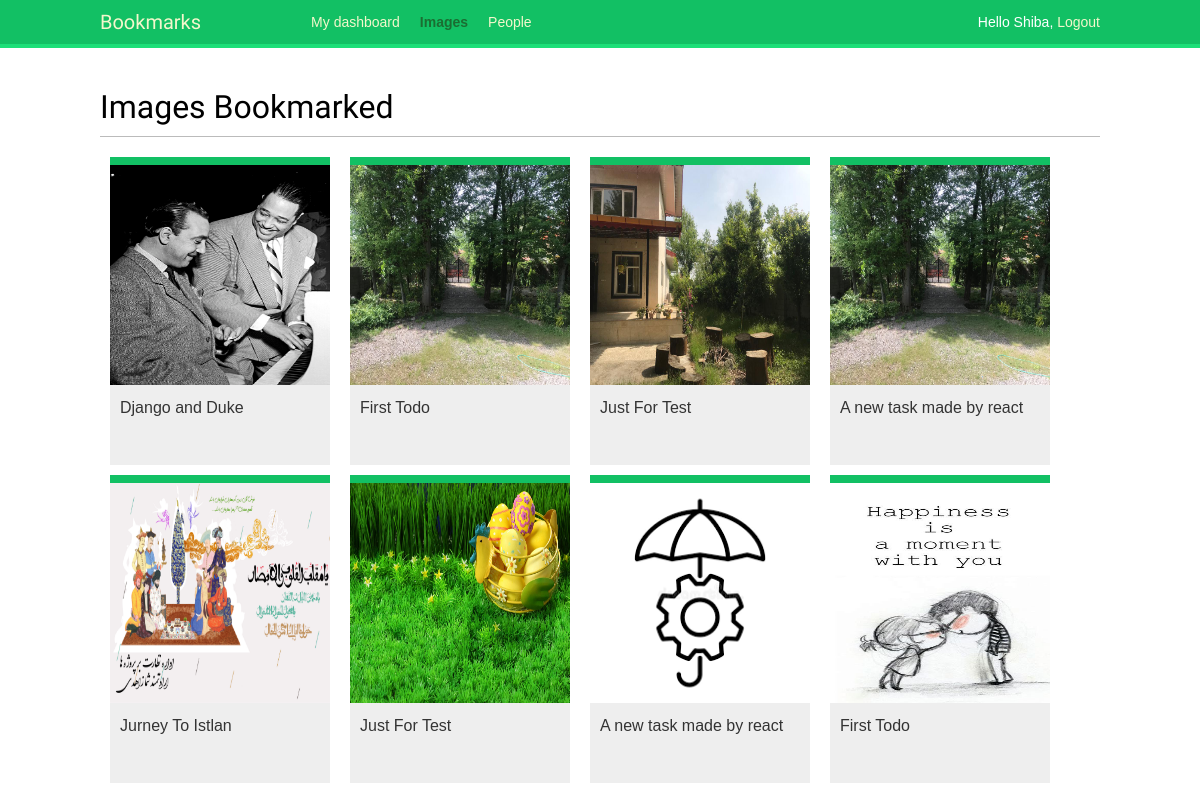
Page /images/ (signed in) on the committed database.
### images/models.py (models this page shows, shortened)
class Image(models.Model):
    user = models.ForeignKey(settings.AUTH_USER_MODEL,
                             related_name='images_created',
                             on_delete=models.CASCADE)
    title = models.CharField(max_length=200)
    slug = models.SlugField(max_length=200, blank=True)
    url = models.URLField()
    image = models.ImageField(upload_to='images/%Y/%m/%d/')
    description = models.TextField(blank=True)
    created = models.DateField(auto_now_add=True, db_index=True)
    users_like = models.ManyToManyField(settings.AUTH_USER_MODEL,
                                        related_name='images_liked',
                                        blank=True)
    def get_absolute_url(self):
        return reverse("images:detail", args=[self.id, self.slug])

### images/views.py (the view)
# urls.py: path('', views.image_list, name='list')
@login_required
def image_list(request):
    images = Image.objects.all()
    paginator = Paginator(images, 8)
    page = request.GET.get('page')
    print(page)
    try:
        images = paginator.page(page)
    except PageNotAnInteger:
        images = paginator.page(1)
    except EmptyPage:
        if request.is_ajax():
            return HttpResponse('')
        images = paginator.page(paginator.num_pages)
    if request.is_ajax():
        return render(request, 'images/image/list_ajax.html',
                      {
                          'section':'images',
                          'images' : images
                      })
    return render(request, 'images/image/list.html',
                  {
                      'section':'images',
                      'images':images
                  })

### images/templates/images/image/list.html (shortened to what this page needs)
{% extends 'base.html' %}
{% block content %}
    <h1>Images Bookmarked</h1>
    <div id="image-list">
        {% include "images/image/list_ajax.html" %}
    </div>
{% endblock  %}

### account/templates/base.html (shortened to what this page needs)
{% load static %}
<!DOCTYPE html>
<html>
<head>
<link href="{% static "css/base.css" %}" rel="stylesheet">
</head>
<body>
<div id="header">
<span class="logo">Bookmarks</span>
{% if request.user.is_authenticated %}
<ul class="menu">
<li {% if section == "dashboard" %}class="selected"{% endif %}>
<a href="{% url "dashboard" %}">My dashboard</a>
</li>
<li {% if section == "images" %}class="selected"{% endif %}>
<a href="#">Images</a>
</li>
<li {% if section == "people" %}class="selected"{% endif %}>
<a href="#">People</a>
</li>
</ul>
{% endif %}
<span class="user">
{% if request.user.is_authenticated %}
Hello {{ request.user.first_name }},
<a href="{% url "logout" %}">Logout</a>
{% else %}
<a href="{% url "login" %}">Log-in</a>
{% endif %}
</span>
</div>
<div id="content">
{% block content %}
{% endblock %}
</div>
</body>
</html>

### images/templates/images/image/list_ajax.html
{% load thumbnail %}
{% for image in images %}
    <div class="image">
        <a href="{{ image.get_absolute_url }}">
        {% thumbnail image.image 150x150 crop="smart" as im %}
        <a href="{{ image.get_absolute_url }}">
            <img src="{{ im.url }}"">
        </a>
        </a>
        <div class="info">
            <a href="{{ image.get_absolute_url }}" class="title">
                {{image.title}}
            </a>
        </div>
    </div>
{% endfor %}

### account/static/css/base.css (style rules this page uses)
body { margin:0; padding:0; font-family:helvetica, sans-serif; }
a { color:#12c064; text-decoration:none; }
h1, h2, h3, h4, h5 , h6 { font-family: 'Muli', sans-serif; font-weight:normal; }
h1 { border-bottom:1px solid #bbb; padding:0 0 10px 0; margin:10px 0 20px 0; }
#header { padding:10px 100px; font-size:14px; background:#12c064; color:#fff; border-bottom:4px solid #1cdf78; overflow:auto; }
#header .logo { font-family: 'Muli', sans-serif; float:left; color:#f3f7cc; font-size:20px; margin-right:10%; }
#header ul.menu { list-style:none; float:left; margin:0; padding:0; }
#header ul.menu li { float:left; padding:4px 10px; }
#header ul.menu li.selected a, #header ul.menu li.selected a:hover { color:#1b6d32; font-weight:bold; }
#header a { color:#f3f7cc; }
#header .user { float:right; padding-top:4px; }
#content { padding:30px 100px; }
#image-list { overflow:auto; }
#image-list .image { float:left; width:220px; height:300px; margin:0 10px 10px 10px; border-top:8px solid #12c064; background:#eee; }
#image-list img { width:220px; height:220px; }
#image-list .info { padding:10px; }
#image-list .info a { color:#333; }

### rows in the picture
Image: shows a picture, title "Django and Duke"
Image: title "First Todo"
Image: shows a picture, title "Just For Test"
Image: title "A new task made by react"
Image: shows a picture, title "Jurney To Istlan"
Image: shows a picture, title "Just For Test"
Image: shows a picture, title "A new task made by react"
Image: shows a picture, title "First Todo"

### other values in the picture
{{ request.user.first_name }} "Shiba"
